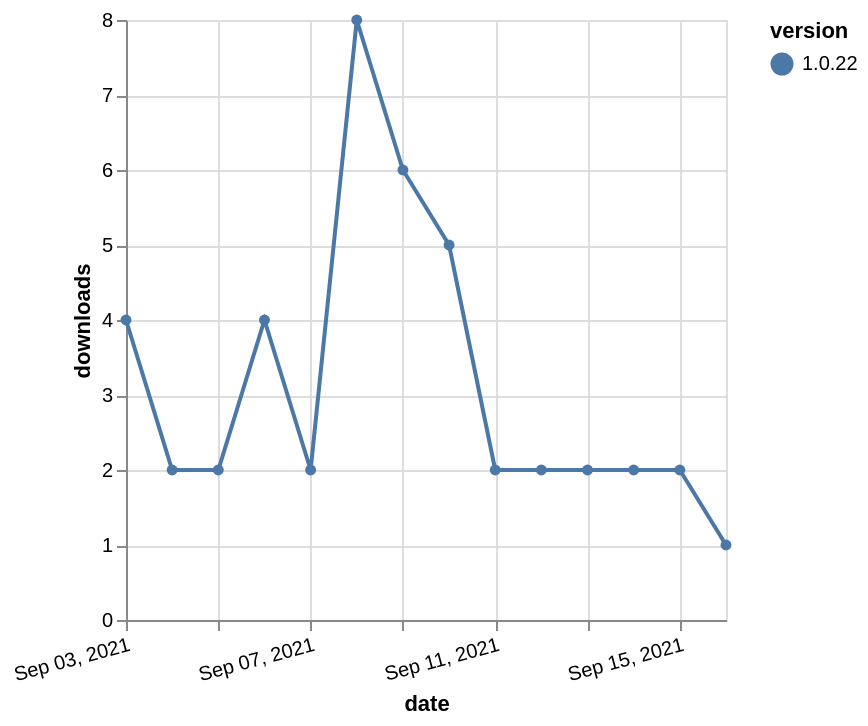

The Vega-Lite source for this figure:
### Vega-Lite specification from a JSON file in a GitHub repository (floating-point values rounded to 4 significant figures)
{"$schema": "https://vega.github.io/schema/vega-lite/v5.json", "description": "A simple bar chart with embedded data.", "data": {"values": [{"date": "2021-09-03", "total": 4089, "delta": 4, "version": "1.0.22"}, {"date": "2021-09-04", "total": 4091, "delta": 2, "version": "1.0.22"}, {"date": "2021-09-05", "total": 4093, "delta": 2, "version": "1.0.22"}, {"date": "2021-09-06", "total": 4097, "delta": 4, "version": "1.0.22"}, {"date": "2021-09-07", "total": 4099, "delta": 2, "version": "1.0.22"}, {"date": "2021-09-08", "total": 4107, "delta": 8, "version": "1.0.22"}, {"date": "2021-09-09", "total": 4113, "delta": 6, "version": "1.0.22"}, {"date": "2021-09-10", "total": 4118, "delta": 5, "version": "1.0.22"}, {"date": "2021-09-11", "total": 4120, "delta": 2, "version": "1.0.22"}, {"date": "2021-09-12", "total": 4122, "delta": 2, "version": "1.0.22"}, {"date": "2021-09-13", "total": 4124, "delta": 2, "version": "1.0.22"}, {"date": "2021-09-14", "total": 4126, "delta": 2, "version": "1.0.22"}, {"date": "2021-09-15", "total": 4128, "delta": 2, "version": "1.0.22"}, {"date": "2021-09-16", "total": 4129, "delta": 1, "version": "1.0.22"}]}, "width": "container", "mark": {"type": "line", "point": {"filled": true}}, "encoding": {"x": {"field": "date", "type": "temporal", "timeUnit": "yearmonthdate", "title": "date", "axis": {"labelAngle": -15}}, "y": {"field": "delta", "type": "quantitative", "title": "downloads"}, "color": {"field": "version", "type": "nominal"}, "tooltip": {"field": "delta"}}}
